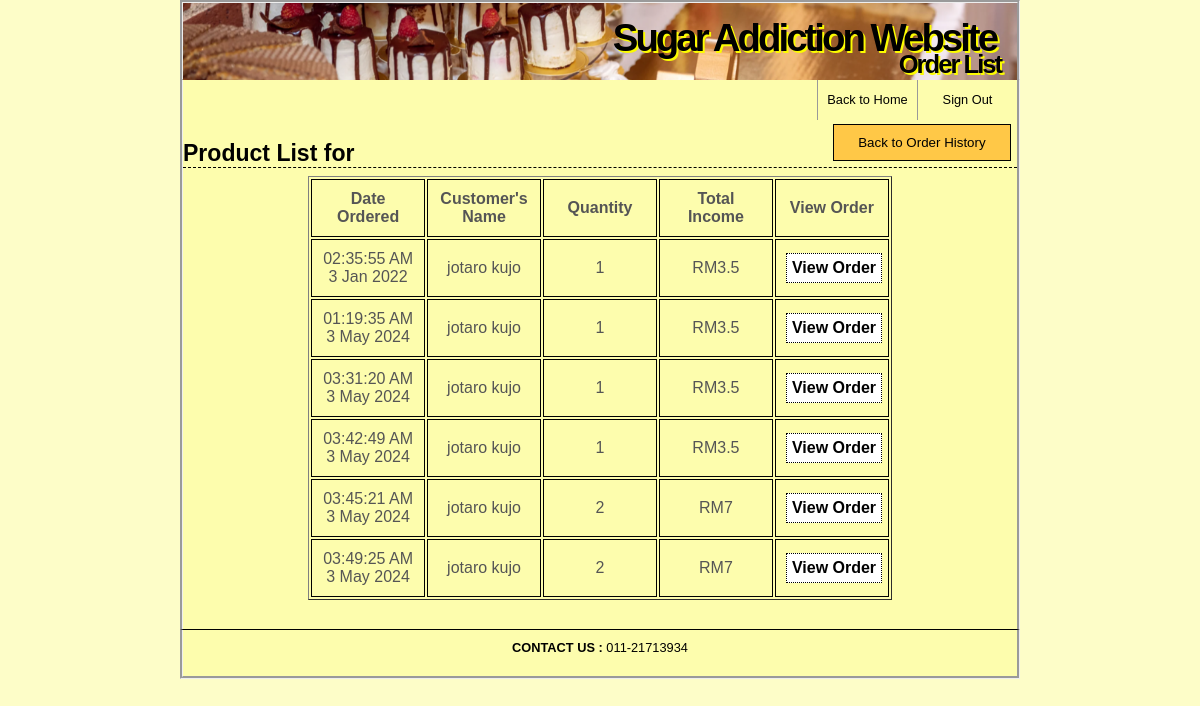
The page /orderPdetails.php?ProdID=4 (signed in) on the database its author committed.
### tables this page shows
CREATE TABLE `cust_order` (
  `OrderID` int(5) NOT NULL,
  `CustID` int(10) NOT NULL,
  `ProdID` int(10) NOT NULL,
  `Quantity` int(10) NOT NULL,
  `Receipt` varchar(255) DEFAULT NULL,
  `Order_Date` datetime NOT NULL
);

CREATE TABLE `customer` (
  `CustID` int(5) NOT NULL,
  `CustName` varchar(20) NOT NULL,
  `Password` varchar(40) NOT NULL,
  `PhoneNum` varchar(40) NOT NULL,
  `Address` varchar(100) NOT NULL,
  `Email` varchar(60) NOT NULL,
  `OrderID` varchar(255) DEFAULT NULL
);

CREATE TABLE `product` (
  `ProductID` int(5) NOT NULL,
  `Name` varchar(100) NOT NULL,
  `Image` varchar(255) DEFAULT NULL,
  `Price` decimal(5,2) NOT NULL,
  `Size` varchar(255) DEFAULT NULL,
  `Description` varchar(255) DEFAULT NULL
);

### orderPdetails.php (the view, shortened to what this page needs)
<?php
include ('includes/header.php');
$ProdName = $_GET["ProdName"];
?>
<h1>Product List for <?php echo $ProdName ?></h1>
<div class="menu">
<div class="btn-group" style="float: right; margin:-4.1em 0.5em">
		<button><a href="orders_ProductSold.php">Back to Order History</a></button>
	</div>
	<table border="1">
		<tr>
			<th>Date Ordered</th>
			<th>Customer's Name</th>
			<th>Quantity</th>
			<th>Total Income</th>
			<th>View Order</th>
		</tr>
		<?php
		require ('includes/constants.php');
		$ProdID = $_GET["ProdID"];
		$q = "SELECT * FROM cust_order WHERE ProdID = '$ProdID'";
		$r = @mysqli_query ($dbc,$q);
		if (!mysqli_num_rows($r) == 1) {
			echo '<tr><td colspan="4">No order from customer</td></tr>';
		} else {
		while ($data = mysqli_fetch_array($r)) {
			$c = $data['CustID'];
			$p = $data['ProdID'];
			$qC = "SELECT * FROM customer WHERE CustID = '$c'";
			$rC = @mysqli_query ($dbc,$qC);
			$dataC = mysqli_fetch_array($rC);
			$qP = "SELECT * FROM product WHERE ProductID = '$p'";
			$rP = @mysqli_query ($dbc,$qP);
			$dataP = mysqli_fetch_array($rP);
			$sumProd = $dataP['Price']*$data['Quantity'];
			echo "<tr><td>" . date("H:i:s A", strtotime($data['Order_Date'])) . "<br>" . date("j M Y", strtotime($data['Order_Date'])) . "</td>";
			echo '
				<td align="left">'.$dataC['CustName'].'</td>';
			if(mysqli_num_rows($rP) == 1) {
				echo '
				<td align="left">'.$data['Quantity'].'</td>
				<td align="left">RM'.$sumProd.'</td>';
			} else {
				echo '<td align="left" colspan="2"><i>Product No Longer Available</i></td>';
			}
			echo '<td>
				<form action="orderLdetails.php" method="GET">
					<input type="text" name="Order_Date" value="'.$data["Order_Date"].'" hidden>
					<input type="text" name="CustName" value="'.$dataC["CustName"].'" hidden>
					<input type="submit" name="submit" value="View Order" />
				</form></td>
			</tr>';
		}}
		?>
	</table>
</div>

### includes/style.css (style rules this page uses)
* { margin:0; padding:0; }
a { color:#000000; text-decoration:none; }
body { background:#FDFDC8; color:#555; font:0.8em Arial, Helvetica, "bitstream vera sans", sans-serif; }
#content h1 { border-bottom:1px dashed #000000; font-size:1.8em; padding:20px 0 0; color: black; }
.menu table { margin: 1% 15%; width: 70%; table-layout: fixed; }
#content .menu tr th { padding: 10px; border: 1px solid black; width: auto; text-align: center; }
#content .menu tr td { padding: 10px; border: 1px solid black; width: auto; text-align: center; }
.btn-group button { background-color: #FFC847; border: 1px solid black; padding: 10px 24px; cursor: pointer; float: center; position: relative; }
.btn-group:after { content: ""; clear: both; display: table; }
* { box-sizing: border-box; }
#footer { border-top:1px solid black; height:50px; margin:0 auto; padding:10px 0px; text-align:center; width:70vw; background-color: #FDFDAD; color: black; z-index: 2; position: relative; border-bottom: 3px groove; border-left: 3px groove; border-right: 3px groove; }
input, select, .input { padding: 5px; font-weight: bold; font-size: 1em; color: #000000; background: #FFFFFF; border:1px dotted #000000; }

### rows shown on the page
cust_order: Order_Date "02:35:55 AM", Order_Date "3 Jan 2022", CustID.CustName "jotaro kujo", Quantity "1", Quantity.Price "3.5"
cust_order: Order_Date "01:19:35 AM", Order_Date "3 May 2024", CustID.CustName "jotaro kujo", Quantity "1", Quantity.Price "3.5"
cust_order: Order_Date "03:31:20 AM", Order_Date "3 May 2024", CustID.CustName "jotaro kujo", Quantity "1", Quantity.Price "3.5"
cust_order: Order_Date "03:42:49 AM", Order_Date "3 May 2024", CustID.CustName "jotaro kujo", Quantity "1", Quantity.Price "3.5"
cust_order: Order_Date "03:45:21 AM", Order_Date "3 May 2024", CustID.CustName "jotaro kujo", Quantity "2", Quantity.Price "7"
cust_order: Order_Date "03:49:25 AM", Order_Date "3 May 2024", CustID.CustName "jotaro kujo", Quantity "2", Quantity.Price "7"

### other values the page prints
$page_text "Order List"
